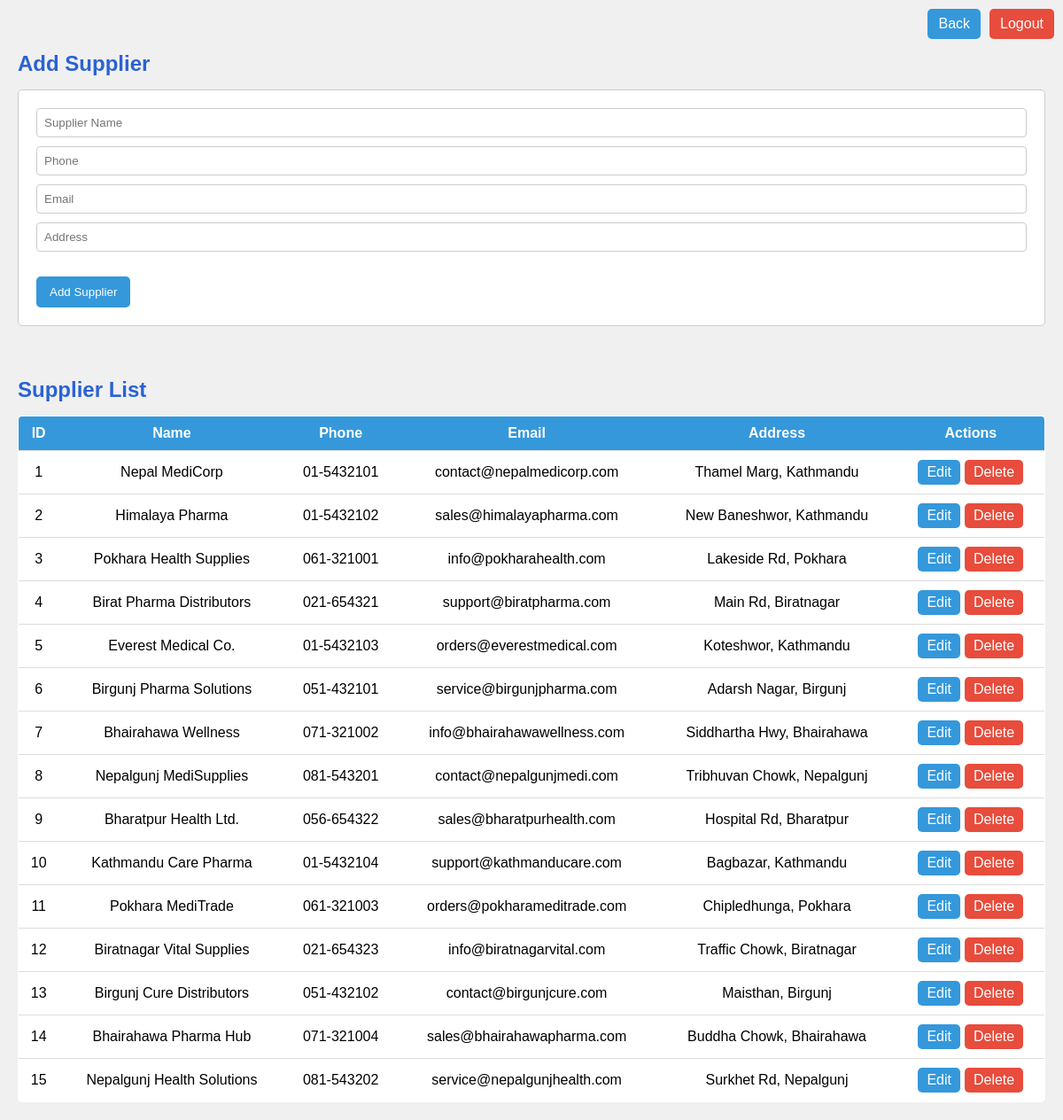
/suppliers.php (signed in), run on the app's committed database.
### tables this page shows
CREATE TABLE `suppliers` (
  `Sup_ID` int(11) NOT NULL,
  `Sup_Name` varchar(100) DEFAULT NULL,
  `Sup_Add` varchar(200) DEFAULT NULL,
  `Sup_Mail` varchar(100) DEFAULT NULL,
  `Sup_Phno` varchar(15) DEFAULT NULL
);

### suppliers.php (the view, shortened to what this page needs)
<?php
$conn = new mysqli("localhost", "root", "", "pharmacy");
$suppliers = $conn->query("SELECT * FROM suppliers");
?>
<!DOCTYPE html>
<html>
<head>
  <link rel="stylesheet" href="css/suppliers.css">
</head>
<body>
  <div style="position: absolute; top: 10px; right: 10px; display: flex; gap: 10px;">
    <a href="dashboard.php"
      style="padding: 8px 12px; background: #3498db; color: white; text-decoration: none; border-radius: 5px;">Back</a>
    <a href="logout.php"
      style="padding: 8px 12px; background: #e74c3c; color: white; text-decoration: none; border-radius: 5px;">Logout</a>
  </div>
  <br>
  <h2>Add Supplier</h2>
  <form action="add_supplier.php" method="POST">
    <input type="text" name="Sup_Name" placeholder="Supplier Name" required>
    <input type="text" name="Sup_Phno" placeholder="Phone">
    <input type="email" name="Sup_Mail" placeholder="Email">
    <input type="text" name="Sup_Add" placeholder="Address">
    <br><br>
    <button type="submit">Add Supplier</button>
  </form>
  <br>
  <h2>Supplier List</h2>
  <div class="table-responsive">
    <table>
      <tr>
        <th>ID</th>
        <th>Name</th>
        <th>Phone</th>
        <th>Email</th>
        <th>Address</th>
        <th>Actions</th>
      </tr>
      <?php while ($row = $suppliers->fetch_assoc()): ?>
        <tr>
          <td><?= $row['Sup_ID'] ?></td>
          <td><?= $row['Sup_Name'] ?></td>
          <td><?= $row['Sup_Phno'] ?></td>
          <td><?= $row['Sup_Mail'] ?></td>
          <td><?= $row['Sup_Add'] ?></td>
          <td>
          <?php
            $role = $_SESSION['role'];
            if ($role == 'admin') {
              echo "<a class='btn-edit' href='edit_supplier.php?id={$row['Sup_ID']}'>Edit</a>";
              echo "<a class='btn-del' href='delete_supplier.php?id={$row['Sup_ID']}' onclick='return confirm(\"Delete this supplier?\")'>Delete</a>";
            } else {
              echo "<span style='color: black;'>View Only</span>";
            }
            ?>
            </td>
        </tr>
      <?php endwhile; ?>
    </table>
  </div>
</body>
</html>

### css/suppliers.css (style rules this page uses)
body { font-family: Arial, sans-serif; background-color: #f0f0f0; margin: 0; padding: 20px; }
h2 { color: #2a62d3; margin-bottom: 15px; }
form { background-color: white; padding: 20px; border: 1px solid #ccc; border-radius: 5px; margin-bottom: 20px; }
input[type="text"], input[type="email"] { width: 100%; padding: 8px; margin-bottom: 10px; border: 1px solid #ccc; border-radius: 4px; box-sizing: border-box; }
button { background-color: #3498db; color: white; padding: 10px 15px; border: none; border-radius: 5px; cursor: pointer; }
.table-responsive { overflow-x: auto; }
table { width: 100%; border-collapse: collapse; background-color: white; border: 1px solid #ccc; border-radius: 5px; overflow: hidden; }
th, td { padding: 10px; text-align: center; border-bottom: 1px solid #ddd; }
th { background-color: #3498db; color: white; }
a { display: inline-block; padding: 5px 10px; border-radius: 5px; color: white; text-decoration: none; }
a.btn-edit { background-color: #3498db; margin-right: 5px; }
a.btn-del { background-color: #e74c3c; }
div[style*="position: absolute"] { position: absolute; top: 10px; right: 10px; display: flex; gap: 10px; }

### data on the page
suppliers: Sup_ID "1", Sup_Name "Nepal MediCorp", Sup_Phno "01-5432101", Sup_Mail "contact@nepalmedicorp.com", Sup_Add "Thamel Marg, Kathmandu"
suppliers: Sup_ID "2", Sup_Name "Himalaya Pharma", Sup_Phno "01-5432102", Sup_Mail "sales@himalayapharma.com", Sup_Add "New Baneshwor, Kathmandu"
suppliers: Sup_ID "3", Sup_Name "Pokhara Health Supplies", Sup_Phno "061-321001", Sup_Mail "info@pokharahealth.com", Sup_Add "Lakeside Rd, Pokhara"
suppliers: Sup_ID "4", Sup_Name "Birat Pharma Distributors", Sup_Phno "021-654321", Sup_Mail "support@biratpharma.com", Sup_Add "Main Rd, Biratnagar"
suppliers: Sup_ID "5", Sup_Name "Everest Medical Co.", Sup_Phno "01-5432103", Sup_Mail "orders@everestmedical.com", Sup_Add "Koteshwor, Kathmandu"
suppliers: Sup_ID "6", Sup_Name "Birgunj Pharma Solutions", Sup_Phno "051-432101", Sup_Mail "service@birgunjpharma.com", Sup_Add "Adarsh Nagar, Birgunj"
suppliers: Sup_ID "7", Sup_Name "Bhairahawa Wellness", Sup_Phno "071-321002", Sup_Mail "info@bhairahawawellness.com", Sup_Add "Siddhartha Hwy, Bhairahawa"
suppliers: Sup_ID "8", Sup_Name "Nepalgunj MediSupplies", Sup_Phno "081-543201", Sup_Mail "contact@nepalgunjmedi.com", Sup_Add "Tribhuvan Chowk, Nepalgunj"
suppliers: Sup_ID "9", Sup_Name "Bharatpur Health Ltd.", Sup_Phno "056-654322", Sup_Mail "sales@bharatpurhealth.com", Sup_Add "Hospital Rd, Bharatpur"
suppliers: Sup_ID "10", Sup_Name "Kathmandu Care Pharma", Sup_Phno "01-5432104", Sup_Mail "support@kathmanducare.com", Sup_Add "Bagbazar, Kathmandu"
suppliers: Sup_ID "11", Sup_Name "Pokhara MediTrade", Sup_Phno "061-321003", Sup_Mail "orders@pokharameditrade.com", Sup_Add "Chipledhunga, Pokhara"
suppliers: Sup_ID "12", Sup_Name "Biratnagar Vital Supplies", Sup_Phno "021-654323", Sup_Mail "info@biratnagarvital.com", Sup_Add "Traffic Chowk, Biratnagar"
suppliers: Sup_ID "13", Sup_Name "Birgunj Cure Distributors", Sup_Phno "051-432102", Sup_Mail "contact@birgunjcure.com", Sup_Add "Maisthan, Birgunj"
suppliers: Sup_ID "14", Sup_Name "Bhairahawa Pharma Hub", Sup_Phno "071-321004", Sup_Mail "sales@bhairahawapharma.com", Sup_Add "Buddha Chowk, Bhairahawa"
suppliers: Sup_ID "15", Sup_Name "Nepalgunj Health Solutions", Sup_Phno "081-543202", Sup_Mail "service@nepalgunjhealth.com", Sup_Add "Surkhet Rd, Nepalgunj"
